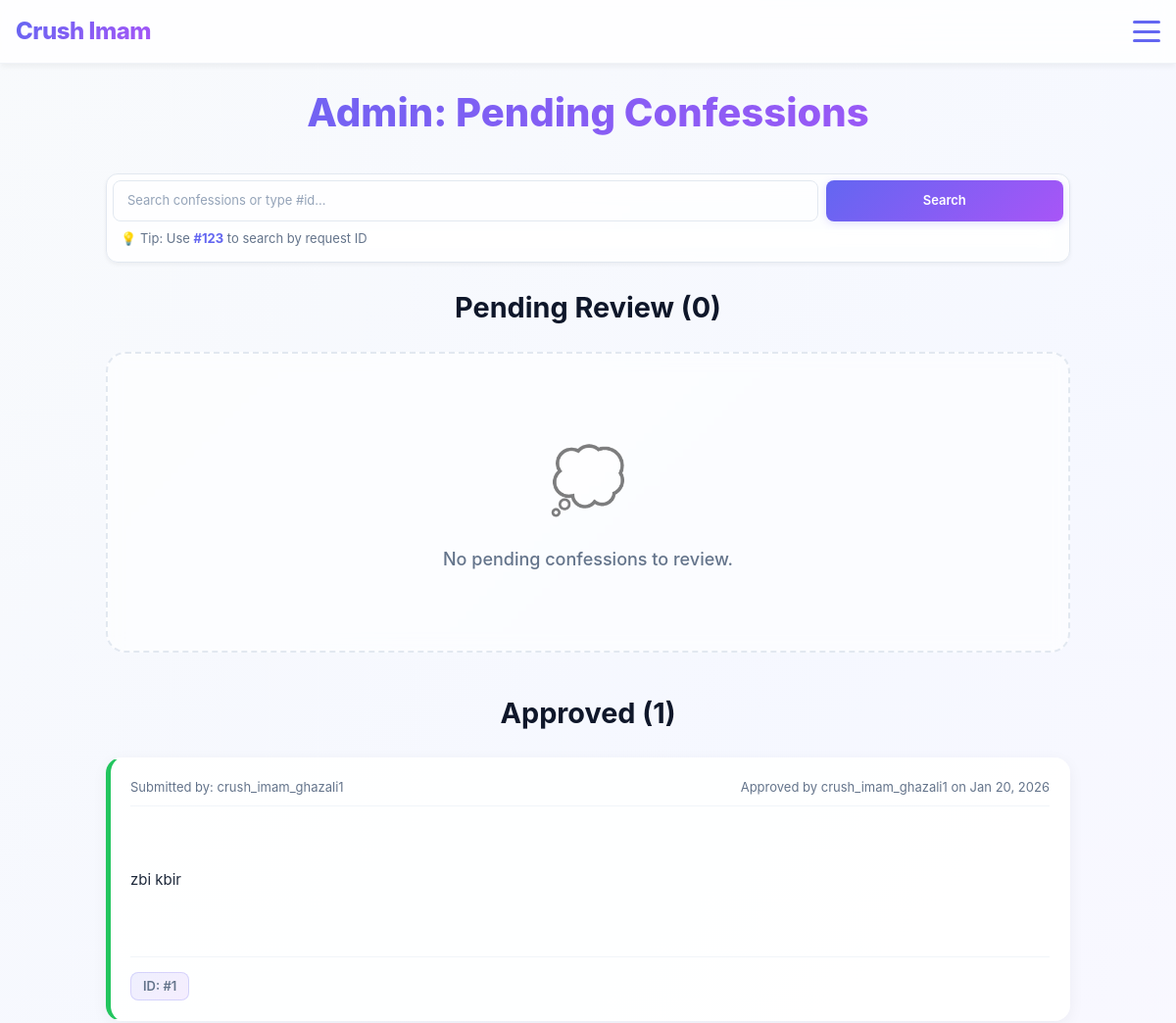
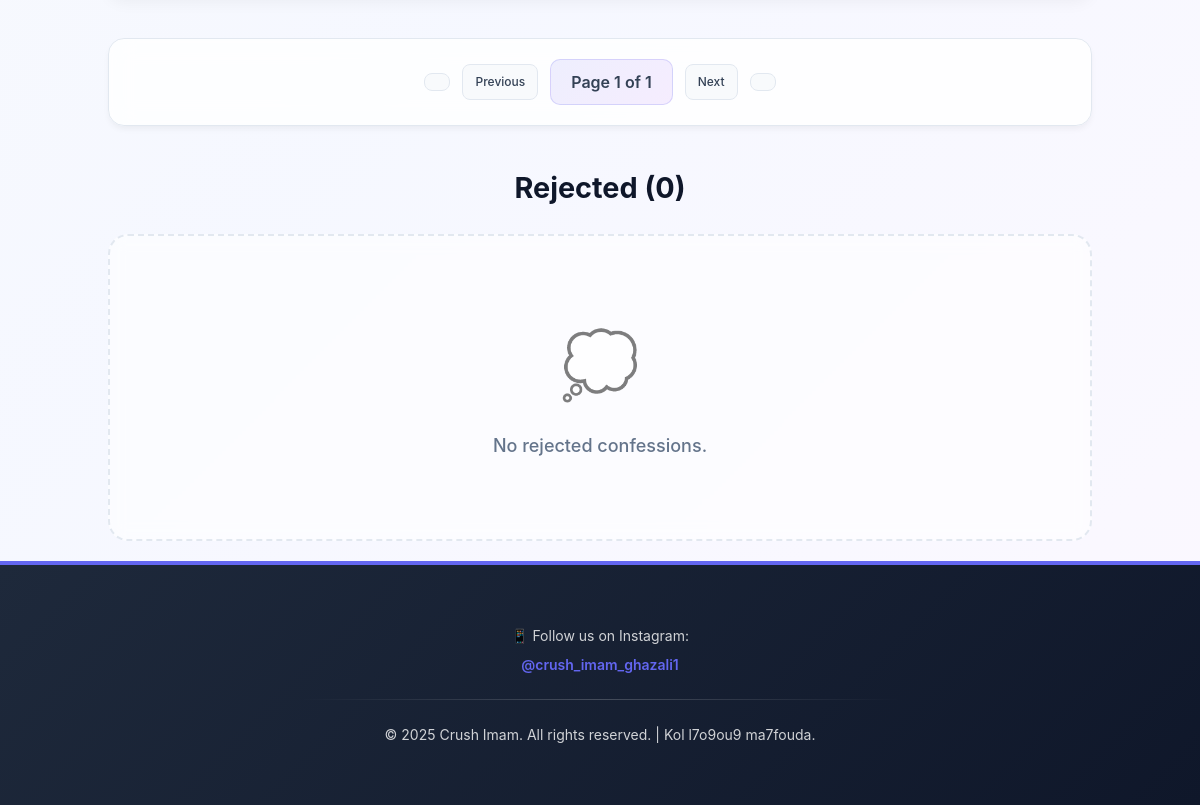
The page /pending/ (signed in) on the database its author committed (2 pictures, top to bottom).
### confessions/models.py (models this page shows, shortened)
class ConfessionRequest(models.Model):
    STATUS_CHOICES = [
        ('pending', 'Pending'),
        ('approved', 'Approved'),
        ('rejected', 'Rejected'),
        ('cancelled', 'Cancelled'),
    ]
    text = models.TextField()
    submitted_by = models.ForeignKey(User, on_delete=models.CASCADE, related_name='confession_requests')
    anonymous = models.BooleanField(default=True)
    status = models.CharField(max_length=10, choices=STATUS_CHOICES, default='pending')
    submitted_at = models.DateTimeField(auto_now_add=True)
    reviewed_at = models.DateTimeField(null=True, blank=True)
    reviewed_by = models.ForeignKey(User, on_delete=models.SET_NULL, null=True, blank=True, related_name='reviewed_confession_requests')
    rejection_reason = models.TextField(blank=True, null=True)
    class Meta:
        ordering = ['-submitted_at']

### confessions/views.py (the view, shortened to what this page needs)
# urls.py: path('pending/', views.pending_confessions, name='pending_confessions'),
@admin_required
def pending_confessions(request):
    search_query = request.GET.get('q', '').strip()
    pending_qs = ConfessionRequest.objects.filter(status='pending')
    approved_qs = ConfessionRequest.objects.filter(status='approved')
    rejected_qs = ConfessionRequest.objects.filter(status='rejected').exclude(status='cancelled')
    pending_paginator = Paginator(pending_qs, 5)
    pending_page = request.GET.get('pending_page')
    try:
        pending = pending_paginator.page(pending_page)
    except (PageNotAnInteger, EmptyPage):
        pending = pending_paginator.page(1)
    approved_paginator = Paginator(approved_qs, 5)
    approved_page = request.GET.get('approved_page')
    try:
        approved = approved_paginator.page(approved_page)
    except (PageNotAnInteger, EmptyPage):
        approved = approved_paginator.page(1)
    rejected_paginator = Paginator(rejected_qs, 5)
    rejected_page = request.GET.get('rejected_page')
    try:
        rejected = rejected_paginator.page(rejected_page)
    except (PageNotAnInteger, EmptyPage):
        rejected = rejected_paginator.page(1)
    return render(request, 'confessions/pending_confessions.html', {
        'pending': pending,
        'approved': approved,
        'rejected': rejected,
        'pending_paginator': pending_paginator,
        'approved_paginator': approved_paginator,
        'rejected_paginator': rejected_paginator,
        'search_query': search_query,
    })

### confessions/views.py (called while the page is built)
def admin_required(view_func):
    return user_passes_test(lambda u: u.is_active and u.is_staff)(view_func)

### templates/confessions/pending_confessions.html
{% extends 'crushimam/base.html' %}
{% block content %}
<div class="container">
    <div class="admin-panel">
        <h1>Admin: Pending Confessions</h1>
        <div class="search-container">
            <form method="get" class="search-bar">
                <input type="text" name="q" class="search-input" placeholder="Search confessions or type #id..." value="{{ search_query }}">
                <button type="submit" class="search-btn">Search</button>
            </form>
            <p class="search-tip">💡 Tip: Use <strong>#123</strong> to search by request ID</p>
        </div>
        <div class="tabs">
            <div class="tab-content">
                <h2 class="tab-title">Pending Review ({{ pending_paginator.count }})</h2>
                {% if pending %}
                    <div class="confessions-list">
                        {% for confession in pending %}
                            <div class="confession-card pending">
                                <div class="confession-header">
                                    <small class="submitted-by">Submitted by: {{ confession.submitted_by.username }}</small>
                                    <small class="submitted-date">{{ confession.submitted_at|date:"M d, Y H:i" }}</small>
                                </div>
                                <div class="confession-text">
                                    <p>{{ confession.text }}</p>
                                </div>
                                <div class="confession-meta">
                                    <span class="badge">{% if confession.anonymous %}Anonymous{% else %}Named{% endif %}</span>
                                </div>
                                <div class="confession-actions">
                                    <form method="post" action="{% url 'approve_confession' confession.pk %}" style="display: inline;">
                                        {% csrf_token %}
                                        <button type="submit" class="btn btn-success">Approve</button>
                                    </form>
                                    <a href="{% url 'reject_confession' confession.pk %}" class="btn btn-danger">Reject</a>
                                </div>
                                <div class="confession-footer">
                                    <span class="confession-anonymous"> ID: #{{ confession.id }}</span>
                                </div>
                            </div>
                        {% endfor %}
                    </div>
                    <div class="pagination-wrapper">
                        <nav class="pagination">
                            {% if pending.has_previous %}
                                <a href="?pending_page=1{% if search_query %}&q={{ search_query }}{% endif %}" class="page-link first"></a>
                                <a href="?pending_page={{ pending.previous_page_number }}{% if search_query %}&q={{ search_query }}{% endif %}" class="page-link"> Previous</a>
                            {% else %}
                                <span class="page-link disabled"></span>
                                <span class="page-link disabled"> Previous</span>
                            {% endif %}
                            <span class="page-info">Page {{ pending.number }} of {{ pending_paginator.num_pages }}</span>
                            {% if pending.has_next %}
                                <a href="?pending_page={{ pending.next_page_number }}{% if search_query %}&q={{ search_query }}{% endif %}" class="page-link">Next </a>
                                <a href="?pending_page={{ pending_paginator.num_pages }}{% if search_query %}&q={{ search_query }}{% endif %}" class="page-link last"></a>
                            {% else %}
                                <span class="page-link disabled">Next </span>
                                <span class="page-link disabled"></span>
                            {% endif %}
                        </nav>
                    </div>
                {% else %}
                    <div class="empty-state">
                        <p>No pending confessions to review.</p>
                    </div>
                {% endif %}
            </div>
        </div>
        <div class="tabs" style="margin-top: 40px;">
            <div class="tab-content">
                <h2 class="tab-title">Approved ({{ approved_paginator.count }})</h2>
                {% if approved %}
                    <div class="confessions-list">
                        {% for confession in approved %}
                            <div class="confession-card approved">
                                <div class="confession-header">
                                    <small class="submitted-by">Submitted by: {{ confession.submitted_by.username }}</small>
                                    <small class="submitted-date">Approved by {{ confession.reviewed_by.username }} on {{ confession.reviewed_at|date:"M d, Y" }}</small>
                                </div>
                                <div class="confession-text">
                                    <p>{{ confession.text }}</p>
                                </div>
                                <div class="confession-footer">
                                    <span class="confession-anonymous"> ID: #{{ confession.id }}</span>
                                </div>
                            </div>
                        {% endfor %}
                    </div>
                    <div class="pagination-wrapper">
                        <nav class="pagination">
                            {% if approved.has_previous %}
                                <a href="?approved_page=1{% if search_query %}&q={{ search_query }}{% endif %}" class="page-link first"></a>
                                <a href="?approved_page={{ approved.previous_page_number }}{% if search_query %}&q={{ search_query }}{% endif %}" class="page-link"> Previous</a>
                            {% else %}
                                <span class="page-link disabled"></span>
                                <span class="page-link disabled"> Previous</span>
                            {% endif %}
                            <span class="page-info">Page {{ approved.number }} of {{ approved_paginator.num_pages }}</span>
                            {% if approved.has_next %}
                                <a href="?approved_page={{ approved.next_page_number }}{% if search_query %}&q={{ search_query }}{% endif %}" class="page-link">Next </a>
                                <a href="?approved_page={{ approved_paginator.num_pages }}{% if search_query %}&q={{ search_query }}{% endif %}" class="page-link last"></a>
                            {% else %}
                                <span class="page-link disabled">Next </span>
                                <span class="page-link disabled"></span>
                            {% endif %}
                        </nav>
                    </div>
                {% else %}
                    <div class="empty-state">
                        <p>No approved confessions yet.</p>
                    </div>
                {% endif %}
            </div>
        </div>
        <div class="tabs" style="margin-top: 40px;">
            <div class="tab-content">
                <h2 class="tab-title">Rejected ({{ rejected_paginator.count }})</h2>
                {% if rejected %}
                    <div class="confessions-list">
                        {% for confession in rejected %}
                            <div class="confession-card rejected">
                                <div class="confession-header">
                                    <small class="submitted-by">Submitted by: {{ confession.submitted_by.username }}</small>
                                    <small class="submitted-date">Rejected by {{ confession.reviewed_by.username }} on {{ confession.reviewed_at|date:"M d, Y" }}</small>
                                </div>
                                <div class="confession-text">
                                    <p>{{ confession.text }}</p>
                                </div>
                                {% if confession.rejection_reason %}
                                    <div class="rejection-reason">
                                        <strong>Reason:</strong> {{ confession.rejection_reason }}
                                    </div>
                                {% endif %}
                                <div class="confession-footer">
                                    <span class="confession-anonymous"> ID: #{{ confession.id }}</span>
                                </div>
                            </div>
                        {% endfor %}
                    </div>
                    <div class="pagination-wrapper">
                        <nav class="pagination">
                            {% if rejected.has_previous %}
                                <a href="?rejected_page=1{% if search_query %}&q={{ search_query }}{% endif %}" class="page-link first"></a>
                                <a href="?rejected_page={{ rejected.previous_page_number }}{% if search_query %}&q={{ search_query }}{% endif %}" class="page-link"> Previous</a>
                            {% else %}
                                <span class="page-link disabled"></span>
                                <span class="page-link disabled"> Previous</span>
                            {% endif %}
                            <span class="page-info">Page {{ rejected.number }} of {{ rejected_paginator.num_pages }}</span>
                            {% if rejected.has_next %}
                                <a href="?rejected_page={{ rejected.next_page_number }}{% if search_query %}&q={{ search_query }}{% endif %}" class="page-link">Next </a>
                                <a href="?rejected_page={{ rejected_paginator.num_pages }}{% if search_query %}&q={{ search_query }}{% endif %}" class="page-link last"></a>
                            {% else %}
                                <span class="page-link disabled">Next </span>
                                <span class="page-link disabled"></span>
                            {% endif %}
                        </nav>
                    </div>
                {% else %}
                    <div class="empty-state">
                        <p>No rejected confessions.</p>
                    </div>
                {% endif %}
            </div>
        </div>
    </div>
</div>
{% endblock %}

### rows shown on the page
ConfessionRequest: submitted_by.username "crush_imam_ghazali1", reviewed_by.username "crush_imam_ghazali1", reviewed_at "Jan 20, 2026", text "zbi kbir", id "1"

### other values the page prints
{{ pending_paginator.count }} "0"
{{ approved_paginator.count }} "1"
{{ approved.number }} "1"
{{ approved_paginator.num_pages }} "1"
{{ rejected_paginator.count }} "0"
